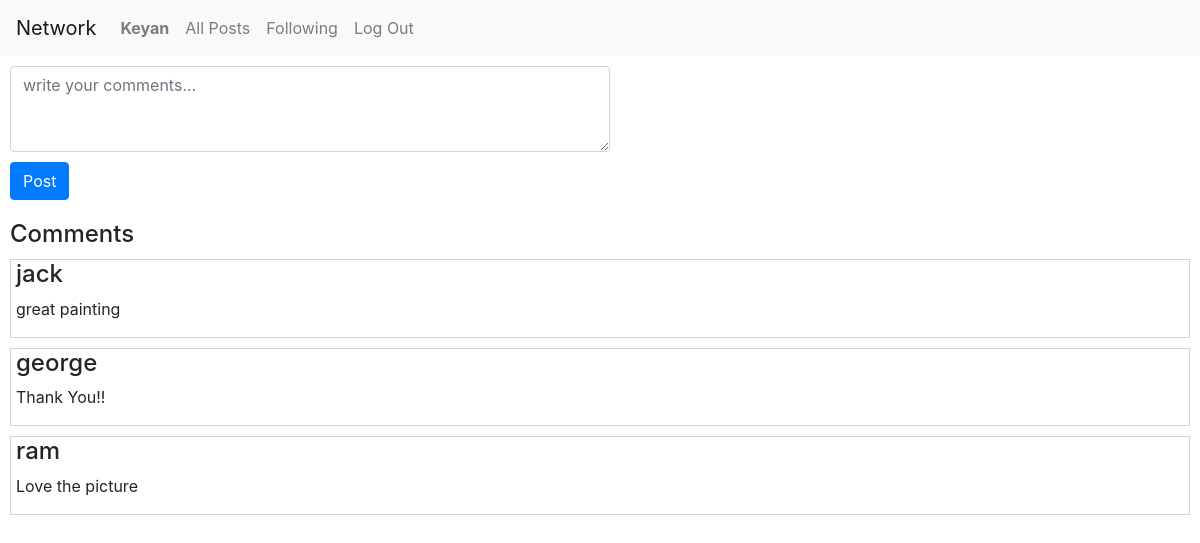
The page /readcomms/14 (signed in) on the database its author committed.
### network/models.py (models this page shows, shortened)
class User(AbstractUser):
    pass

class Comment(models.Model):
    commented = models.ForeignKey(Post,on_delete=models.CASCADE, null=True, blank=True, related_name="comments")
    commenter = models.ForeignKey(User, related_name="user_name", on_delete=models.CASCADE, null=True)
    comment = models.CharField(max_length=100, null=True)

### network/views.py (the view)
# urls.py: path("readcomms/<id>",views.readcomms, name='readcomms'),
def readcomms(request, id):
    i = Post.objects.get(pk = id)
    try:
        comms = Comment.objects.filter(commented = i)
        return render(request, 'network/comment.html',
                      {
                        'i': id,
                        'comms': comms})
    except:
        message = "no comments"
        return render(request, 'network/comment.html',
                      {
                        'i': id,
                        'm': message})

### network/templates/network/comment.html (shortened to what this page needs)
{% extends "network/layout.html" %}
{% block body %}
{% if user.is_authenticated %}
    <form method="post" action="{% url 'comment' i %}">
        <textarea class='form-control' placeholder="write your comments..." id="comm_{{i}}" name="comment" rows="3"></textarea>
        <button type="submit" class="btn btn-primary">Post</button>
    </form>
{% endif %}
{%if m%}
{{m}}
{% else %}
<h4 style="margin:10px">Comments</h4>
{% for c in comms %}
<div class="posts">
<h4>{{c.commenter}}</h4>
<p>{{c.comment}}</p>
</div>
{% endfor %}
{% endif %}
{% endblock %}

### network/templates/network/layout.html (shortened to what this page needs)
{% load static %}
<!DOCTYPE html>
<html lang="en">
    <head>
        <link rel="stylesheet" href="https://stackpath.bootstrapcdn.com/bootstrap/4.4.1/css/bootstrap.min.css">
        <link href="{% static 'network/styles.css' %}" rel="stylesheet">
        <link rel="stylesheet" href="https://cdnjs.cloudflare.com/ajax/libs/font-awesome/4.7.0/css/font-awesome.min.css">
    </head>
    <body>
        <nav class="navbar navbar-expand-lg navbar-light bg-light">
            <a class="navbar-brand" href="#">Network</a>
            <div>
              <ul class="navbar-nav mr-auto">
                {% if user.is_authenticated %}
                    <li class="nav-item">
                        <a class="nav-link" href="{% url 'profile' user.id %}"><strong>{{ user.username }}</strong></a>
                    </li>
                {% endif %}
                <li class="nav-item">
                  <a class="nav-link" href="{% url 'index' %}">All Posts</a>
                </li>
                {% if user.is_authenticated %}
                    <li class="nav-item">
                        <a class="nav-link" href="{% url 'following' %}">Following</a>
                    </li>
                    <li class="nav-item">
                        <a class="nav-link" href="{% url 'logout' %}">Log Out</a>
                    </li>
                {% endif %}
              </ul>
            </div>
          </nav>
        <div class="body">
            {% block body %}
            {% endblock %}
        </div>
    </body>
</html>

### network/static/network/styles.css (style rules this page uses)
.btn { margin: 0 10px 10px; }
.form-control { margin: 10px; width: 50%; }
.posts { display : flex; flex-direction: column; padding : 0px 5px; border : 1px solid lightgray; margin : 10px; }

### rows shown on the page
User: username "Keyan"
Comment: commenter "jack", comment "great painting"
Comment: commenter "george", comment "Thank You!!"
Comment: commenter "ram", comment "Love the picture"
